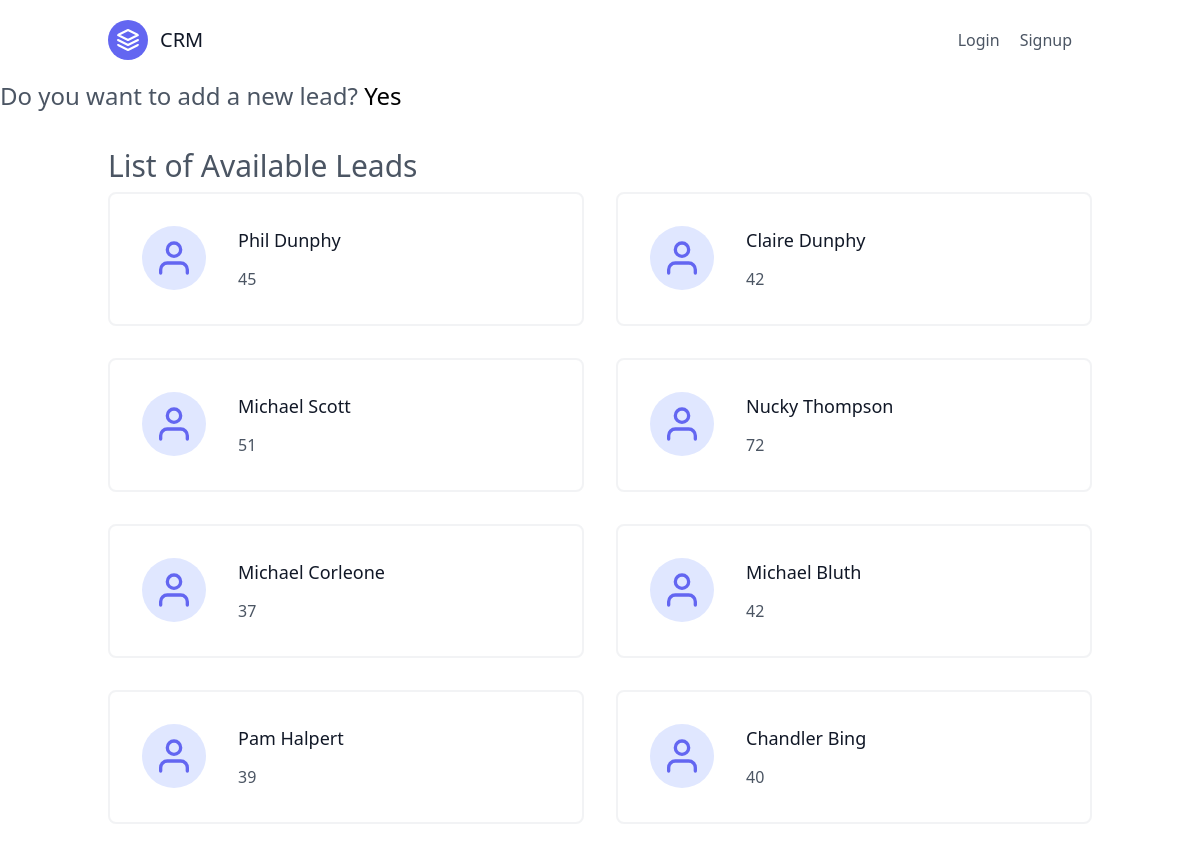
Page /leads/ on the earlier database version.
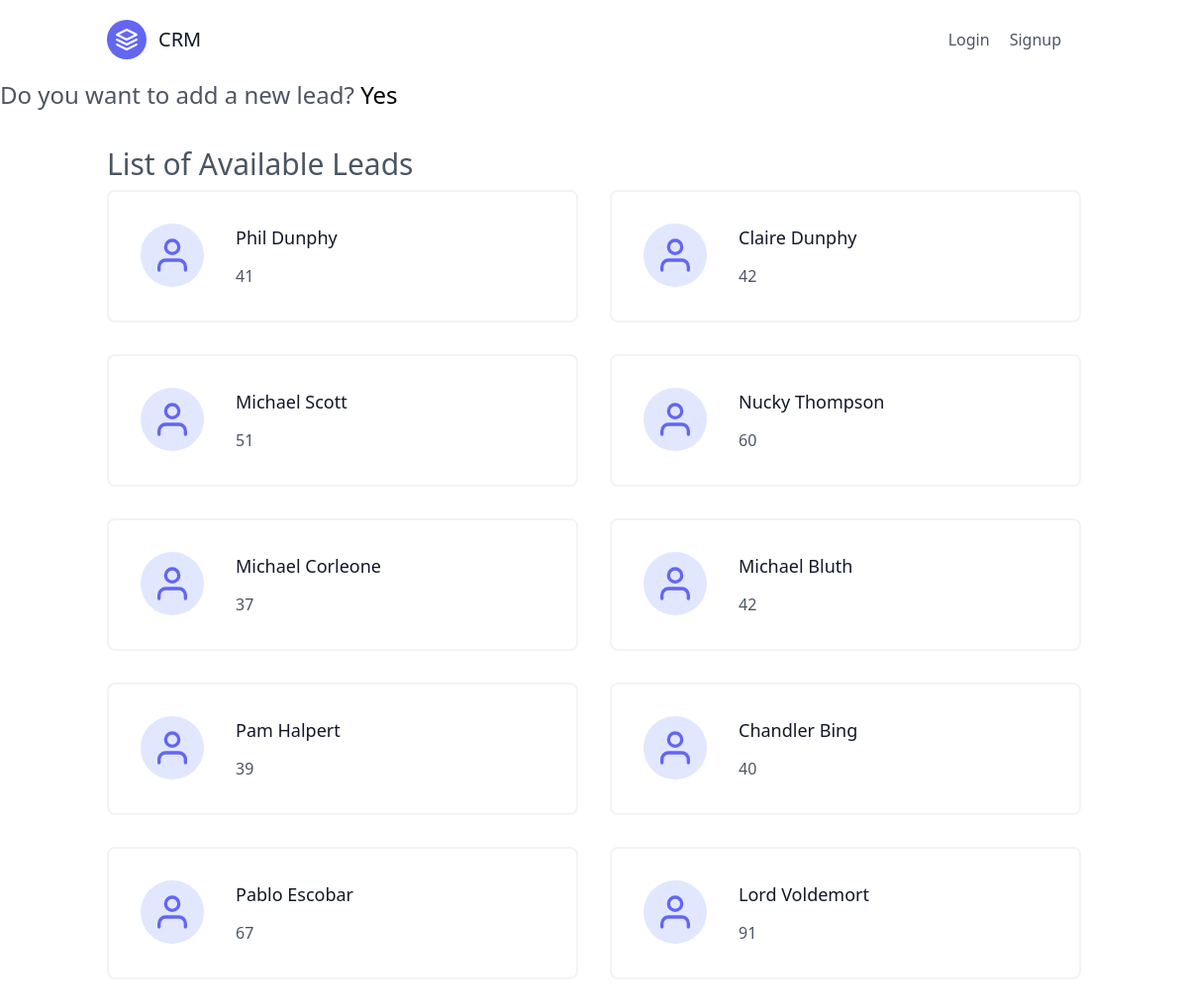
Same page on the later database version.
### leads/models.py (models this page shows, shortened)
class Lead(models.Model):
    first_name = models.CharField(max_length=25)
    last_name = models.CharField(max_length=25)
    age = models.PositiveIntegerField()
    agent = models.ForeignKey("Agent", on_delete=models.CASCADE)

### leads/views.py (the view)
# urls.py: path("", LeadListView.as_view(), name = "lead-list"),
class LeadListView(ListView):
    template_name = "leads/lead_list.html"
    queryset = Lead.objects.all()
    context_object_name = "leads"               # "object_list" by default

### leads/templates/leads/lead_list.html
{% extends "base.html" %}
{% block content %}
<section class="text-gray-600 body-font">
    <div class = "text-2xl">
    <p>Do you want to add a new lead?
    <a href="{% url 'leads:lead-create' %}" class="text-black hover:text-blue-500">Yes</a></p>
</div>
    <div class="container px-5 py-7 mx-auto flex flex-wrap">
            <h2 class = "py-2 text-3xl">List of Available Leads</h2>
        <div class="flex flex-wrap -m-4">
            {%for lead in leads %}
            <div class="p-4 lg:w-1/2 md:w-full">
                <div class="flex border-2 rounded-lg border-gray-200 border-opacity-50 p-8 sm:flex-row flex-col">
                    <div
                        class="w-16 h-16 sm:mr-8 sm:mb-0 mb-4 inline-flex items-center justify-center rounded-full bg-indigo-100 text-indigo-500 flex-shrink-0">
                        <svg fill="none" stroke="currentColor" stroke-linecap="round" stroke-linejoin="round"
                            stroke-width="2" class="w-10 h-10" viewBox="0 0 24 24">
                            <path d="M20 21v-2a4 4 0 00-4-4H8a4 4 0 00-4 4v2"></path>
                            <circle cx="12" cy="7" r="4"></circle>
                        </svg>
                    </div>
                    <div class="flex-grow">
                        <h2 class="text-gray-900 text-lg title-font font-medium mb-3">
                            <a href="{% url 'leads:lead-detail' lead.pk %}">
                                {{lead.first_name}} {{lead.last_name}}
                            </a>
                        </h2>
                        <p class="leading-relaxed text-base">{{lead.age}}</p>
                    </div>
                </div>
            </div>
            {%endfor%}
        </div>
    </div>
</section>
{% endblock content %}

### pages/templates/base.html (shortened to what this page needs)
{% load static %}
<!DOCTYPE html>
<html lang="en">
<head>
    <link href="{% static 'css/styles.css' %}" rel="stylesheet" >
    <link href="https://unpkg.com/tailwindcss@^2/dist/tailwind.min.css" rel="stylesheet">
</head>
<body>
    {% include "navbar.html" %}
    <div class="max-w-7xl mx-auto">
        {% block content %}
        {% endblock %}
    </div>
</body>
</html>

### pages/templates/navbar.html
<header class="text-gray-600 body-font">
    <div class="container mx-auto flex flex-wrap p-5 flex-col md:flex-row items-center">
      <a class="flex title-font font-medium items-center text-gray-900 mb-4 md:mb-0">
        <svg xmlns="http://www.w3.org/2000/svg" fill="none" stroke="currentColor" stroke-linecap="round" stroke-linejoin="round" stroke-width="2" class="w-10 h-10 text-white p-2 bg-indigo-500 rounded-full" viewBox="0 0 24 24">
          <path d="M12 2L2 7l10 5 10-5-10-5zM2 17l10 5 10-5M2 12l10 5 10-5"></path>
        </svg>
        <span class="ml-3 text-xl">CRM</span>
      </a>
      <nav class="md:ml-auto flex flex-wrap items-center text-base justify-center">
        {% if request.user.is_authenticated %}
        <a class="mr-10 hover:text-gray-900">Logged in user : {{request.user}}</a>
        <a href="{% url 'logout' %}" class="mr-5 hover:text-gray-900">Logout</a>
        {% else %}
        <a href="{% url 'login' %}" class="mr-5 hover:text-gray-900">Login</a>
        <a href="{% url 'signup' %}" class="mr-5 hover:text-gray-900">Signup</a>
        {% endif %}
      </nav>
    </div>
  </header>

Differences in the rows shown:
changed Lead "Phil": age "45" → "41"
changed Lead "Nucky": age "72" → "60"
added Lead: first_name "Pablo", last_name "Escobar", age "67"
added Lead: first_name "Lord", last_name "Voldemort", age "91"
